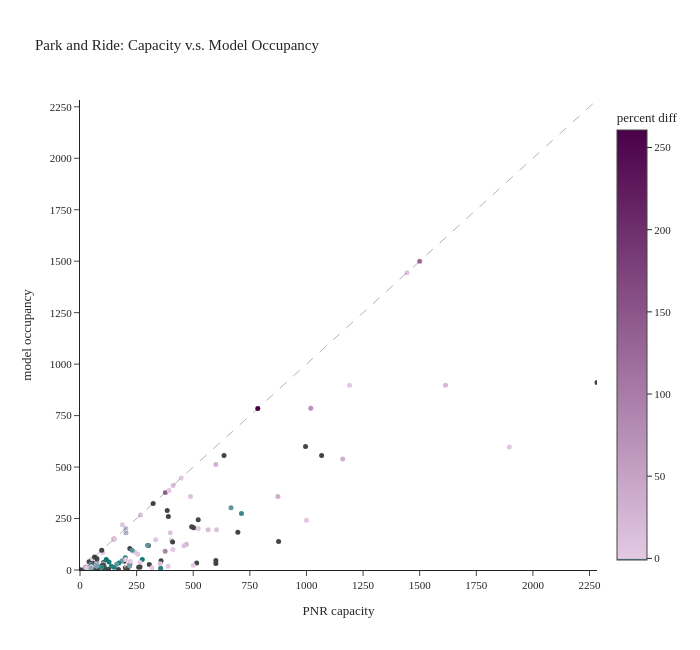

The cell this chart's notebook holds for it:
### Code cell
def plot_occupancy(data, x, y, title):

    p_max = data['percent diff'].max()
    p_min = data['percent diff'].min()
    p_midpoint = (0-p_min) / (p_max-p_min)
    c_max = data['PNR capacity'].max()

    fig = px.scatter(data, x=x, y=y, 
                    color='percent diff', 
                    color_continuous_scale=[(0,"#00716c"),(p_midpoint, "#E3C9E3"),(1, "#4a0048")],
                    range_color=[p_min,p_max],
                    hover_name='name',
                    hover_data={'model occupancy rate':':.2%',
                    
                                'percent diff':':.2%'},
                    title=title)


    fig.add_shape(type='line',
                x0=0,y0=0,x1=c_max,y1=c_max,
                line=dict(width=1, dash='dash'))
    fig.update_xaxes(dtick=250,range=[0, c_max])
    fig.update_yaxes(dtick=250,range=[0, c_max])
    fig.update_traces(marker_size=5)
    fig.update_layout(height=650, width=700, font=dict(size=11))
    fig.show()

plot_occupancy(pnr_data, x="PNR capacity", y="model occupancy", title="Park and Ride: Capacity v.s. Model Occupancy")

### Figure 1 — Plotly figure (JSON) as saved in the notebook; plotly's stock layout.template omitted (floating-point values rounded to 4 significant figures; data arrays with more than 128 entries replaced by an {"elided": "..."} marker saying what was removed)
{"data": [{"customdata": {"elided": "137x2 float values"}, "hovertemplate": "<b>%{hovertext}</b><br><br>PNR capacity=%{x}<br>model occupancy=%{y}<br>model occupancy rate=%{customdata[0]:.2%}<br>percent diff=%{marker.color:.2%}<extra></extra>", "hovertext": {"elided": "137 str values"}, "legendgroup": "", "marker": {"color": {"elided": "137 float values"}, "coloraxis": "coloraxis", "size": 5, "symbol": "circle"}, "mode": "markers", "name": "", "orientation": "v", "showlegend": false, "type": "scatter", "x": {"elided": "137 float values"}, "xaxis": "x", "y": {"elided": "137 float values"}, "yaxis": "y"}], "layout": {"coloraxis": {"cmax": 260.7, "cmin": -0.9936, "colorbar": {"title": {"text": "percent diff"}}, "colorscale": [[0, "#00716c"], [0.003797, "#E3C9E3"], [1, "#4a0048"]]}, "font": {"size": 11}, "height": 650, "legend": {"tracegroupgap": 0}, "shapes": [{"line": {"dash": "dash", "width": 1}, "type": "line", "x0": 0, "x1": 2283.0, "y0": 0, "y1": 2283.0}], "title": {"text": "Park and Ride: Capacity v.s. Model Occupancy"}, "width": 700, "xaxis": {"anchor": "y", "domain": [0.0, 1.0], "dtick": 250, "range": [0, 2283.0], "title": {"text": "PNR capacity"}}, "yaxis": {"anchor": "x", "domain": [0.0, 1.0], "dtick": 250, "range": [0, 2283.0], "title": {"text": "model occupancy"}}}}
